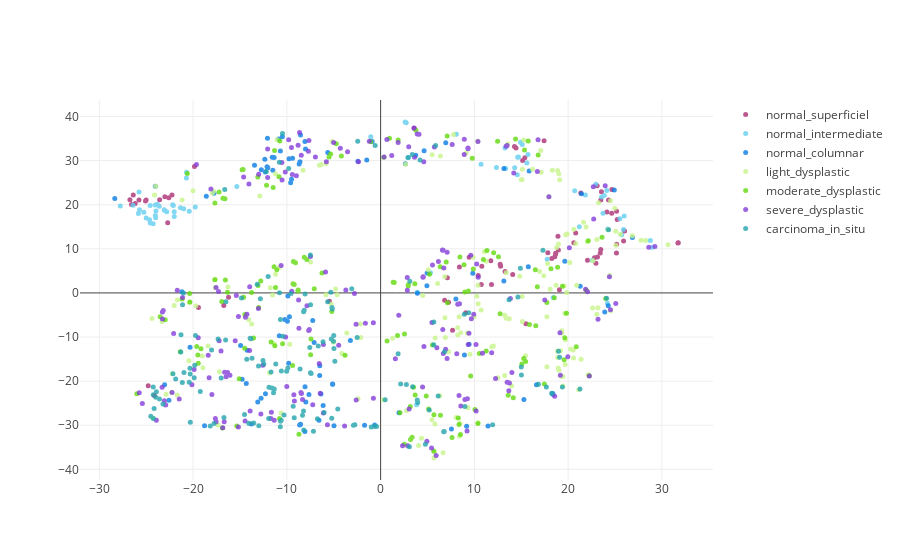

Write notebook code for a chart like this one.
### Code cell
data = []

for cell_typ,name in enumerate(CLASS):
    trace1 = go.Scatter(
        x = X_tsne[label==cell_typ+1,0],
        y = X_tsne[label==cell_typ+1,1],
        name = name,
        mode = 'markers',
        marker = dict(
            size = 5,
            color = random_color(cell_typ*5)
        ),
        opacity = 0.8
    )
    data.append(trace1)

py.iplot(data)
